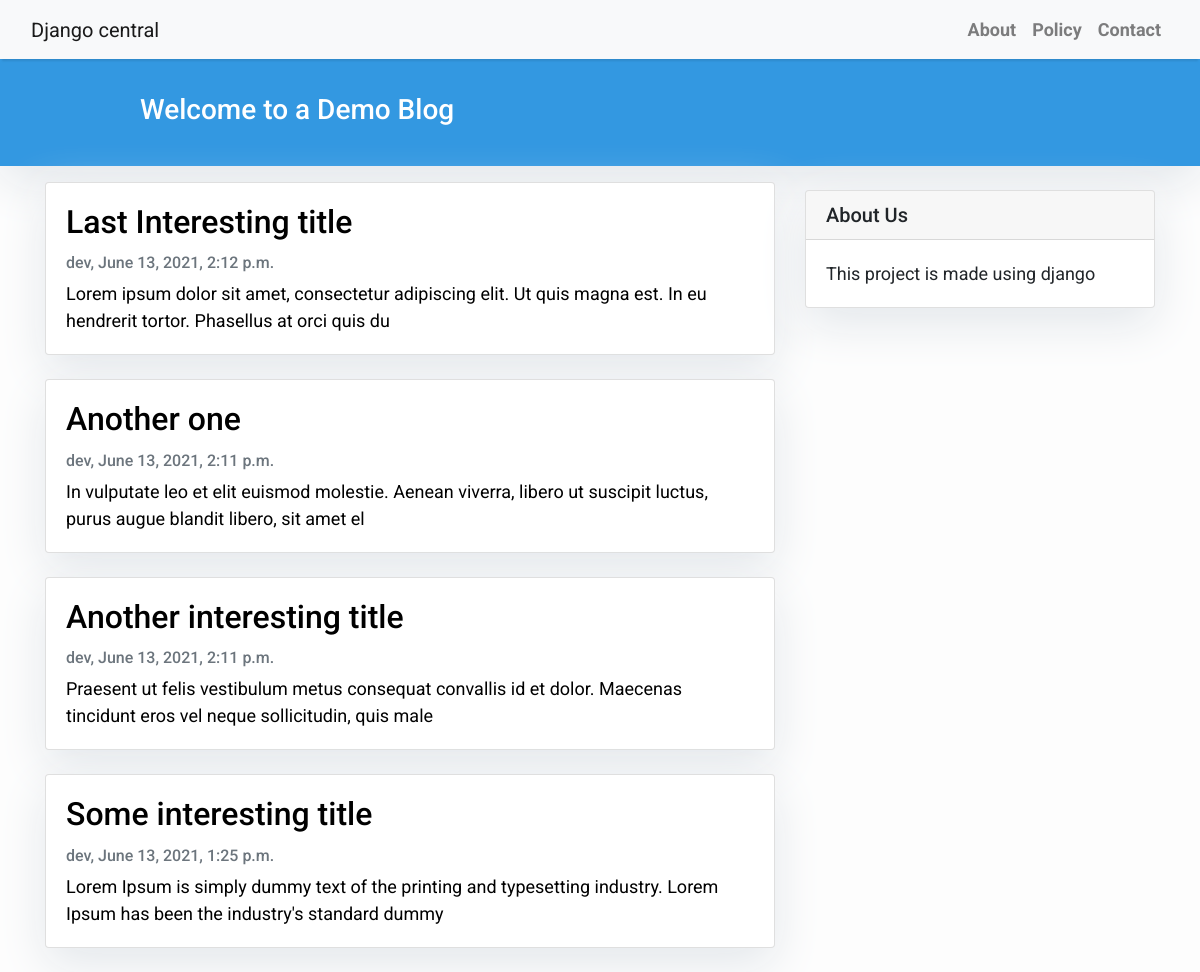
The page / on the database its author committed.
### blog/models.py (models this page shows, shortened)
class Post(models.Model):
    title = models.CharField(max_length=200, unique=True)
    slug = models.SlugField(max_length=200, unique=True)
    author = models.ForeignKey(User, on_delete= models.CASCADE,related_name='blog_posts')
    updated_on = models.DateTimeField(auto_now= True)
    content = models.TextField()
    created_on = models.DateTimeField(auto_now_add=True)
    status = models.IntegerField(choices=STATUS, default=0)
    class Meta:
        ordering = ['-created_on']

### blog/views.py (the view)
# urls.py: path('', views.PostList.as_view(), name='home'),
class PostList(generic.ListView):
    queryset = Post.objects.filter(status=1).order_by('-created_on')
    template_name = 'index.html'

### templates/index.html (shortened to what this page needs)
{% extends "base.html" %}
{% block content %}
<header class="masthead">
    <div class="container">
        <div class="row">
            <div class=" col-md-8 col-md-10 mx-auto">
                <div class="site-heading">
                    <h3 class=" site-heading my-4 mt-3 text-white"> Welcome to a Demo Blog </h3>
                </div>
            </div>
        </div>
    </div>
</header>
<div class="container">
    <div class="row">
        <div class="col-md-8 mt-3 left">
            {% for post in post_list %}
            <a href="{% url 'post_detail' post.slug  %}">
            <div class="card mb-4">
                <div class="card-body" color="black">
                    <h2 class="card-title">{{ post.title }}</h2>
                    <p class="card-text text-muted h6">{{ post.author }}, {{ post.created_on}} </p>
                    <p class="card-text">{{post.content|slice:":125" }} </p>
                </div>
            </div>
        </a>
            {% endfor %}
        </div>
        {% block sidebar %} {% include 'sidebar.html' %} {% endblock sidebar %}
    </div>
</div>
{%endblock%}

### templates/base.html (shortened to what this page needs)
<!DOCTYPE html>
<html>
    <head>
        <link rel="stylesheet" href="https://maxcdn.bootstrapcdn.com/bootstrap/4.0.0/css/bootstrap.min.css"
 />
    </head>
    <body>
        <nav class="navbar navbar-expand-lg navbar-light bg-light shadow" id="mainNav">
            <div class="container-fluid">
                <a class="navbar-brand" href="{% url 'home' %}">Django central</a>
                <div class="collapse navbar-collapse" id="navbarResponsive">
                    <ul class="navbar-nav ml-auto">
                        <li class="nav-item text-black">
                            <a class="nav-link text-black font-weight-bold" href="#">About</a>
                        </li>
                        <li class="nav-item text-black">
                            <a class="nav-link text-black font-weight-bold" href="#">Policy</a>
                        </li>
                        <li class="nav-item text-black">
                            <a class="nav-link text-black font-weight-bold" href="#">Contact</a>
                        </li>
                    </ul>
                </div>
            </div>
        </nav>
        {% block content %}{% endblock content %}
    </body>
</html>

### templates/sidebar.html (shortened to what this page needs)
{% block sidebar %}
    <div class="col-md-4 float-right ">
    <div class="card my-4">
            <h5 class="card-header">About Us</h5>
        <div class="card-body">
            <p class="card-text"> This project is made using django </p>
        </div>
    </div>
    </div>
{% endblock sidebar %}

### templates/base.html (style rules this page uses)
body { font-family: "Roboto", sans-serif; font-size: 17px; background-color: #fdfdfd; }
.shadow { box-shadow: 0 4px 2px -2px rgba(0, 0, 0, 0.1); }
.masthead { background: #3398E1; height: auto; padding-bottom: 15px; box-shadow: 0 16px 48px #E3E7EB; padding-top: 10px; }

### templates/index.html (style rules this page uses)
body { font-family: "Roboto", sans-serif; font-size: 18px; background-color: #fdfdfd; }
.card { box-shadow: 0 16px 48px #E3E7EB; }
a:link { color: rgb(0, 0, 0); background-color: transparent; text-decoration: none; }

### templates/sidebar.html (style rules this page uses)
.card { box-shadow: 0 16px 48px #E3E7EB; }

### rows shown on the page
Post: title "Last Interesting title", author "dev", created_on "June 13, 2021, 2:12 p.m.", content "Lorem ipsum dolor sit amet, consectetur adipiscing elit. Ut quis magna est. In eu hendrerit tortor. Phasellus at orci quis du"
Post: title "Another one", author "dev", created_on "June 13, 2021, 2:11 p.m.", content "In vulputate leo et elit euismod molestie. Aenean viverra, libero ut suscipit luctus, purus augue blandit libero, sit amet el"
Post: title "Another interesting title", author "dev", created_on "June 13, 2021, 2:11 p.m.", content "Praesent ut felis vestibulum metus consequat convallis id et dolor. Maecenas tincidunt eros vel neque sollicitudin, quis male"
Post: title "Some interesting title", author "dev", created_on "June 13, 2021, 1:25 p.m.", content "Lorem Ipsum is simply dummy text of the printing and typesetting industry. Lorem Ipsum has been the industry's standard dummy"
